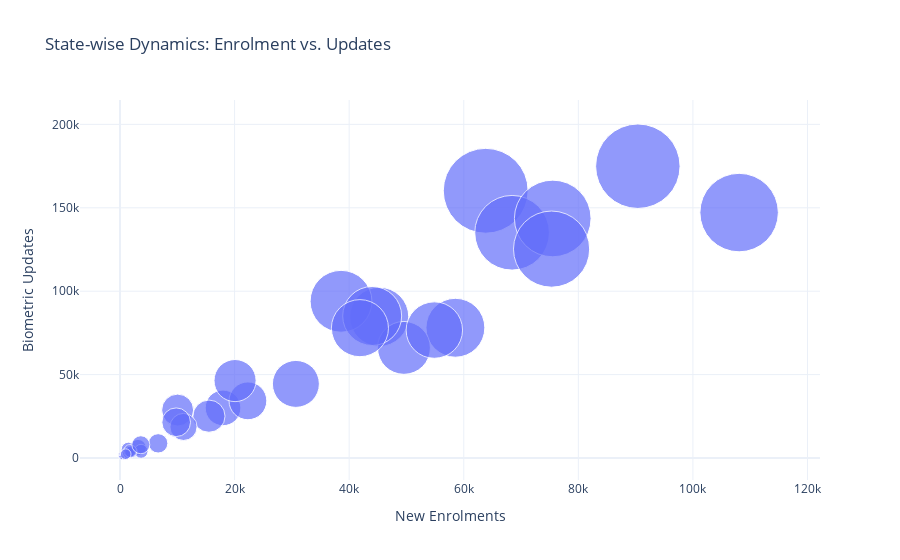

The notebook cell this image was saved under:
### Markdown cell above
### State-wise Enrolment v/s Updates
##### To determine if states behave differently

### Code cell
def plot_state_comparison(df):
    # Scatter plot: Enrolment (X) vs Biometric Updates (Y)
    # Bubble size = Demographic Updates
    
    fig = px.scatter(
        df,
        x="Enrolment_Count",
        y="Biometric_Update_Count",
        size="Demographic_Update_Count",
        hover_name="state",
        title="State-wise Dynamics: Enrolment vs. Updates",
        labels={
            "Enrolment_Count": "New Enrolments",
            "Biometric_Update_Count": "Biometric Updates",
            "Demographic_Update_Count": "Demographic Volume"
        },
        size_max=60
    )
    
    # Improve readability
    fig.update_traces(textposition='top center')
    fig.show()

plot_state_comparison(df_state_merged)

### Figure 1 — Plotly figure (JSON) as saved in the notebook; plotly's stock layout.template omitted (floating-point values rounded to 4 significant figures)
{"data": [{"hovertemplate": "<b>%{hovertext}</b><br><br>New Enrolments=%{x}<br>Biometric Updates=%{y}<br>Demographic Volume=%{marker.size}<extra></extra>", "hovertext": ["Andaman And Nicobar Islands", "Andhra Pradesh", "Arunachal Pradesh", "Assam", "Balanagar", "Bihar", "Chandigarh", "Chhatisgarh", "Chhattisgarh", "Dadra and Nagar Haveli and Daman and Diu", "Darbhanga", "Delhi", "Goa", "Gujarat", "Haryana", "Himachal Pradesh", "Jaipur", "Jammu And Kashmir", "Jharkhand", "Karnataka", "Kerala", "Ladakh", "Lakshadweep", "Madanapalle", "Madhya Pradesh", "Maharashtra", "Manipur", "Meghalaya", "Mizoram", "Nagaland", "Nagpur", "Odisha", "Puducherry", "Punjab", "Puttenahalli", "Raja Annamalai Puram", "Rajasthan", "Sikkim", "Tamil Nadu", "Tamilnadu", "Telangana", "Tripura", "Uttar Pradesh", "Uttarakhand", "Uttaranchal", "West Bengal", "West Bengli"], "legendgroup": "", "marker": {"color": "#636efa", "size": [1175.0, 154800.0, 3608.0, 47410.0, 1.0, 74540.0, 1536.0, 2.0, 27290.0, 772.0, 1.0, 8068.0, 4609.0, 75160.0, 22340.0, 21940.0, 1.0, 15810.0, 30680.0, 119900.0, 82190.0, 672.0, 410.0, 1.0, 60160.0, 126300.0, 5744.0, 4180.0, 3010.0, 3109.0, 1.0, 74700.0, 3509.0, 38100.0, 1.0, 1.0, 68460.0, 2452.0, 153300.0, 0.0, 70100.0, 6968.0, 132400.0, 17710.0, 3.0, 124700.0, 2.0], "sizemode": "area", "sizeref": 42.99, "symbol": "circle"}, "mode": "markers", "name": "", "orientation": "v", "showlegend": false, "textposition": "top center", "type": "scatter", "x": [370.0, 63830.0, 1553.0, 30700.0, 0.0, 58540.0, 826.0, 0.0, 17980.0, 330.0, 0.0, 6661.0, 1490.0, 45240.0, 15520.0, 10060.0, 0.0, 11090.0, 22330.0, 68440.0, 38580.0, 304.0, 156.0, 0.0, 49560.0, 75530.0, 3145.0, 3678.0, 1443.0, 1951.0, 0.0, 44020.0, 1760.0, 20080.0, 0.0, 0.0, 54860.0, 993.0, 90390.0, 0.0, 41880.0, 3634.0, 108100.0, 9809.0, 0.0, 75330.0, 0.0], "xaxis": "x", "y": [1534.0, 160200.0, 3957.0, 44420.0, 0.0, 78080.0, 1576.0, 5.0, 30050.0, 822.0, 0.0, 8784.0, 5105.0, 84630.0, 25080.0, 28720.0, 0.0, 18640.0, 34280.0, 135000.0, 93950.0, 688.0, 525.0, 0.0, 66020.0, 143600.0, 6252.0, 4016.0, 3217.0, 3666.0, 0.0, 85140.0, 4209.0, 46410.0, 0.0, 0.0, 76700.0, 2298.0, 174900.0, 1.0, 77850.0, 7949.0, 147100.0, 21430.0, 2.0, 125200.0, 0.0], "yaxis": "y"}], "layout": {"legend": {"itemsizing": "constant", "tracegroupgap": 0}, "title": {"text": "State-wise Dynamics: Enrolment vs. Updates"}, "xaxis": {"anchor": "y", "domain": [0, 1], "title": {"text": "New Enrolments"}}, "yaxis": {"anchor": "x", "domain": [0, 1], "title": {"text": "Biometric Updates"}}}}
